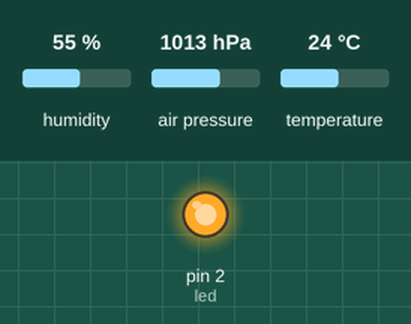
Recording of a program running on a simulated MicroPython board. Parts: output pins drawn as LEDs (lit = HIGH). Inputs (shaded band) come from the test bench; at power-on: humidity 55 %, air pressure 1013 hPa, temperature 24 °C. Library files of the repository ran but are not shown: bme280.py; what the program prints to the serial console is not drawn.

Above: at 1.5 s.
At 33.0 s:
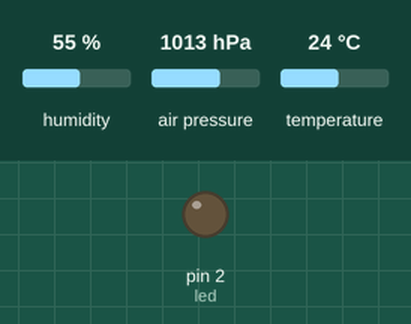
Timing chart, 0 to 81.9 s (numbered marks = the images above):
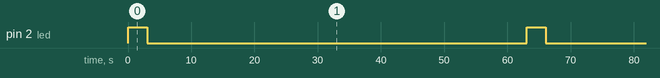

The program:

bme_test.py
```python
import time
from machine import reset, Pin
from bme_module import BME280Module

LED_PIN = 2

led = Pin(LED_PIN, Pin.OUT)
led.off()

I2C_ID = 0
SCL_PIN = 1
SDA_PIN = 0

bme_module = BME280Module(I2C_ID, SCL_PIN, SDA_PIN)

while True:
    temperature, pressure, humidity, altitude = bme_module.get_sensor_readings()

    temperature_data = f"Temperature: {temperature} °C"
    humidity_data = f"Humidity: {humidity} %"

    print(temperature_data)
    print(humidity_data)

    led.on()
    time.sleep(3)
    led.off()

    time.sleep(60)
```

bme_module.py
```python
import machine
import bme280
import math

class BME280Module:
    SEA_LEVEL_PRESSURE_HPA = 1013.25
    def __init__(self, id, scl_pin, sda_pin):
        self.i2c = machine.I2C(id=id, scl=machine.Pin(scl_pin), sda=machine.Pin(sda_pin), freq=400000)
        self.bme = bme280.BME280(i2c=self.i2c)

    def get_sensor_readings(self):
        (temperature, pressure, humidity) = self.bme.values
        temperature_val = float(temperature[:len(temperature) - 1])
        humidity_val = float(humidity[:len(humidity) - 1])
        pressure_val = float(pressure[:len(pressure) - 3])

        # Altitude calculation
        altitude_val = 44330 * (1.0 - math.pow(pressure_val / BME280Module.SEA_LEVEL_PRESSURE_HPA, 0.1903))

        return (temperature_val, pressure_val, humidity_val, altitude_val)
```

Measured:
- by itself, pin 2 (led): alternates HIGH for 3.0 s and LOW for 60.0 s
